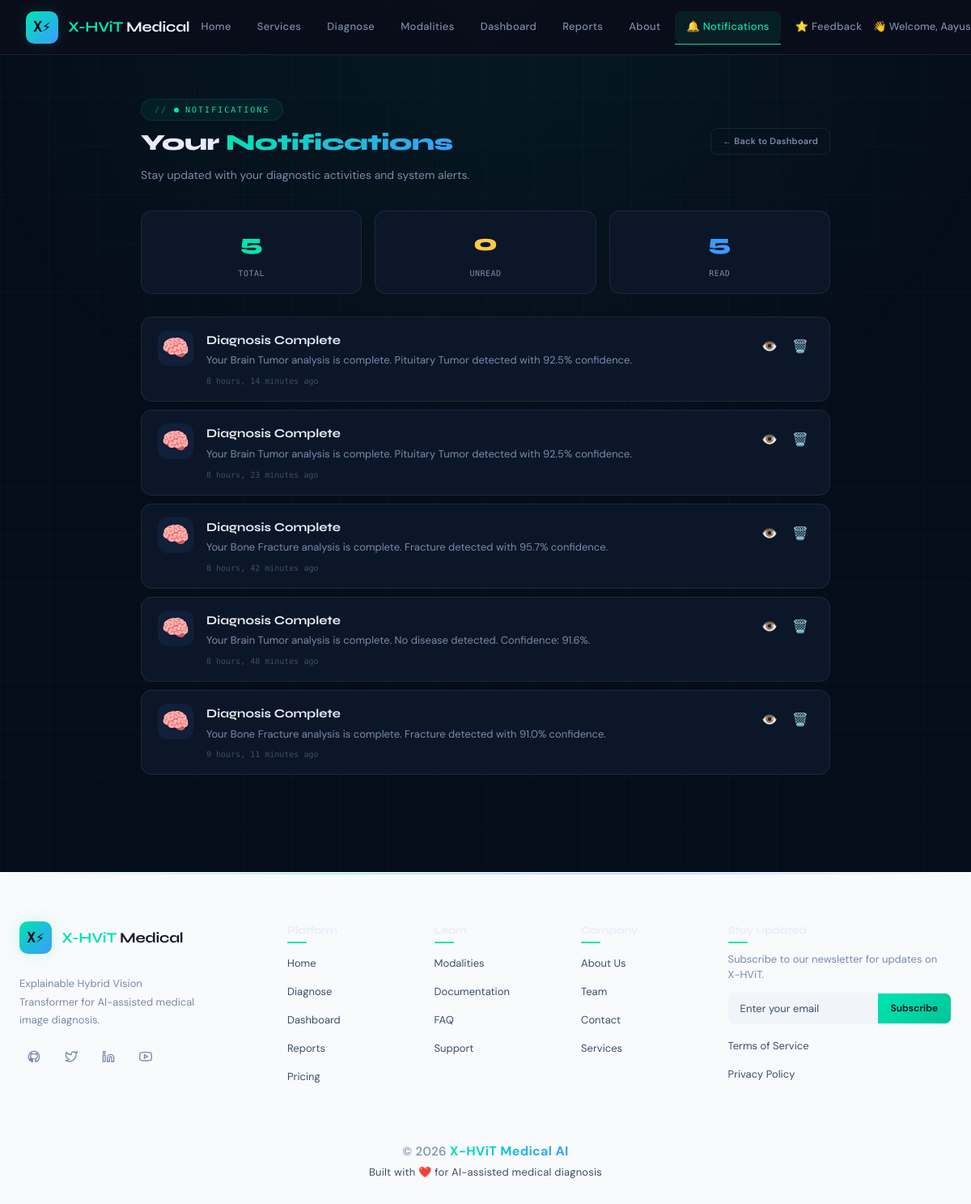
The app's page /notifications/ (signed in) with its own data.
### Diagnosis/models.py (models this page shows, shortened)
class Notification(models.Model):
    NOTIFICATION_TYPES = [
        ('diagnosis_complete', 'Diagnosis Complete'),
        ('report_ready', 'Report Ready'),
        ('payment_success', 'Payment Success'),
        ('subscription_expiry', 'Subscription Expiry'),
        ('welcome', 'Welcome'),
        ('feedback_request', 'Feedback Request'),
        ('system_update', 'System Update'),
        ('other', 'Other'),
    ]
    user = models.ForeignKey(
        User,
        on_delete=models.CASCADE,
        related_name='notifications'
    )
    notification_type = models.CharField(max_length=50, choices=NOTIFICATION_TYPES)
    title = models.CharField(max_length=200)
    message = models.TextField()
    link = models.CharField(max_length=500, blank=True, null=True)
    is_read = models.BooleanField(default=False)
    created_at = models.DateTimeField(auto_now_add=True)
    class Meta:
        ordering = ['-created_at']
        verbose_name = 'Notification'
        verbose_name_plural = 'Notifications'

### Diagnosis/views.py (the view)
# urls.py: path('notifications/', views.notifications_view, name='notifications'),
@login_required
def notifications_view(request):
    profile = get_user_profile(request.user)
    notifications = Notification.objects.filter(user=request.user).order_by('-created_at')
    if request.GET.get('mark_all_read'):
        notifications.filter(is_read=False).update(is_read=True)
        messages.success(request, 'All notifications marked as read.')
        return redirect('Diagnosis:notifications')
    unread_count = notifications.filter(is_read=False).count()
    total_count = notifications.count()
    read_count = total_count - unread_count
    context = {
        'user': request.user,
        'profile': profile,
        'role': profile.get_role_display(),
        'subscription': profile.subscription_plan,
        'is_subscribed': profile.is_subscribed,
        'notifications': notifications,
        'unread_count': unread_count,
        'read_count': read_count,
        'total_count': total_count,
    }
    return render(request, 'Diagnosis/notifications.html', context)

### Diagnosis/views.py (called while the page is built)
def get_user_profile(user):
    try:
        return user.profile
    except UserProfile.DoesNotExist:
        return UserProfile.objects.create(user=user)

### templates/Diagnosis/notifications.html (shortened to what this page needs)
{% load static %}
<!DOCTYPE html>
<html lang="en">
<head>
    <link rel="stylesheet" href="{% static 'css/shared.css' %}"/>
</head>
<body>
    {% include 'includes/nav.html' %}
    <div class="notifications-page">
        <div class="container">
            <div class="page-header reveal">
                <div class="header-left">
                    <div class="section-tag">
                        <span class="pulse-dot"></span>
                        Notifications
                    </div>
                    <h1>Your <span class="gradient-text">Notifications</span></h1>
                    <p>Stay updated with your diagnostic activities and system alerts.</p>
                </div>
                <div class="header-actions">
                    <a href="{% url 'Diagnosis:dashboard' %}" class="btn btn-ghost btn-sm">← Back to Dashboard</a>
                </div>
            </div>
            <div class="notif-stats reveal reveal-delay-1">
                <div class="notif-stat">
                    <div class="stat-number">{{ total_count|default:0 }}</div>
                    <div class="stat-label">Total</div>
                </div>
                <div class="notif-stat">
                    <div class="stat-number" style="color:var(--yellow);">{{ unread_count|default:0 }}</div>
                    <div class="stat-label">Unread</div>
                </div>
                <div class="notif-stat">
                    <div class="stat-number" style="color:var(--blue);">{{ read_count|default:0 }}</div>
                    <div class="stat-label">Read</div>
                </div>
            </div>
            <div class="notif-list">
                {% if notifications %}
                    {% for notification in notifications %}
                        <div class="notif-item {% if not notification.is_read %}unread{% endif %}" id="notif-{{ notification.id }}">
                            <div class="notif-icon">
                                {% if notification.notification_type == 'diagnosis_complete' %}🧠
                                {% elif notification.notification_type == 'report_ready' %}📄
                                {% elif notification.notification_type == 'payment_success' %}💰
                                {% elif notification.notification_type == 'subscription_expiry' %}⚠️
                                {% elif notification.notification_type == 'welcome' %}👋
                                {% elif notification.notification_type == 'feedback_request' %}⭐
                                {% elif notification.notification_type == 'system_update' %}🔄
                                {% else %}📬{% endif %}
                            </div>
                            <div class="notif-content">
                                <div class="notif-title">{{ notification.title }}</div>
                                <div class="notif-message">{{ notification.message }}</div>
                                <div class="notif-time">{{ notification.created_at|timesince }} ago</div>
                            </div>
                            <div class="notif-actions">
                                {% if notification.link %}
                                    <a href="{{ notification.link }}" class="btn-icon" title="View details" style="color:var(--teal);text-decoration:none;">
                                        👁️
                                    </a>
                                {% endif %}
                                <button class="btn-icon delete" onclick="deleteNotification({{ notification.id }})" title="Delete">
                                    🗑️
                                </button>
                            </div>
                        </div>
                    {% endfor %}
                {% endif %}
            </div>
        </div>
    </div>
    {% include 'includes/footer.html' %}
</body>
</html>

### templates/includes/nav.html (shortened to what this page needs)
{% load static %}
<nav>
  <div class="nav-logo">
    <a href="{% url 'Diagnosis:index' %}" style="display:flex;align-items:center;gap:12px;text-decoration:none;">
      <div class="logo-icon">X⚡</div>
      <div class="logo-text"><span>X-HViT</span> Medical</div>
    </a>
  </div>
  <ul class="nav-links" id="navLinks">
    <li><a href="{% url 'Diagnosis:index' %}" {% if request.resolver_match.url_name == 'index' %}class="active"{% endif %}>Home</a></li>
    <li><a href="{% url 'Diagnosis:services' %}" {% if request.resolver_match.url_name == 'services' %}class="active"{% endif %}>Services</a></li>
    <li><a href="{% url 'Diagnosis:diagnose' %}" {% if request.resolver_match.url_name == 'diagnose' %}class="active"{% endif %}>Diagnose</a></li>
    <li><a href="{% url 'Diagnosis:modalities' %}" {% if request.resolver_match.url_name == 'modalities' %}class="active"{% endif %}>Modalities</a></li>
    {% if user.is_authenticated %}
      <li><a href="{% url 'Diagnosis:dashboard' %}" {% if request.resolver_match.url_name == 'dashboard' %}class="active"{% endif %}>Dashboard</a></li>
      <li><a href="{% url 'Diagnosis:reports' %}" {% if request.resolver_match.url_name == 'reports' %}class="active"{% endif %}>Reports</a></li>
    {% endif %}
    <li><a href="{% url 'Diagnosis:about' %}" {% if request.resolver_match.url_name == 'about' %}class="active"{% endif %}>About</a></li>
    {% if user.is_authenticated %}
      <li><a href="{% url 'Diagnosis:notifications' %}" class="notif-link" {% if request.resolver_match.url_name == 'notifications' %}class="active"{% endif %}>
        🔔 Notifications
      </a></li>
      <li><a href="{% url 'Diagnosis:feedback' %}" {% if request.resolver_match.url_name == 'feedback' %}class="active"{% endif %}>⭐ Feedback</a></li>
    {% endif %}
  </ul>
  <div class="nav-cta" id="navCta">
    {% if user.is_authenticated %}
      <span class="user-greeting">
        👋 Welcome, {{ user.first_name|default:user.username }}
      </span>
    {% else %}
      <a href="{% url 'Diagnosis:login' %}" class="btn btn-ghost">Login</a>
      <a href="{% url 'Diagnosis:register' %}" class="btn btn-primary">Get Started</a>
    {% endif %}
  </div>
</nav>

### static/css/shared.css (style rules this page uses)
:root { --bg: #060d1a; --bg2: #0b1629; --bg3: #101f3a; --surface: rgba(255,255,255,0.04); --border: rgba(255,255,255,0.08); --teal: #00e5b0; --teal-dim: #00c49a; --blue: #3a9bff; --violet: #7c6aff; --text: #e8edf7; --text-muted:#7a8aaa; --text-dim: #3d4f6a; --red: #ff5575; --yellow: #ffc947; --font-head: 'Syne', sans-serif; --font-body: 'DM Sans', sans-serif; --font-mono: 'DM Mono', monospace; --r-sm: 8px; --r-md: 14px; --r-lg: 22px; }
*, *::before, *::after { box-sizing: border-box; margin: 0; padding: 0; }
html { scroll-behavior: smooth; }
body { background: var(--bg); color: var(--text); font-family: var(--font-body); font-size: 16px; line-height: 1.7; overflow-x: hidden; }
a { color: inherit; text-decoration: none; }
nav { position: fixed; top:0; left:0; right:0; z-index:100; display: flex; align-items: center; justify-content: space-between; padding: 0 48px; height: 68px; background: rgba(6,13,26,0.92); backdrop-filter: blur(24px); border-bottom: 1px solid var(--border); transition: box-shadow 0.3s; }
.nav-logo { display:flex; align-items:center; gap:12px; }
.logo-icon { width:36px; height:36px; border-radius:10px; background:linear-gradient(135deg,var(--teal),var(--blue)); display:flex; align-items:center; justify-content:center; font-family:var(--font-mono); font-size:13px; color:var(--bg); }
.logo-text { font-family:var(--font-head); font-size:17px; font-weight:700; letter-spacing:-0.3px; }
.logo-text span { color:var(--teal); }
.nav-links { display:flex; align-items:center; gap:28px; list-style:none; }
.nav-links a { font-size:13px; color:var(--text-muted); letter-spacing:0.3px; transition:color 0.2s; position:relative; padding-bottom:2px; }
.nav-links a::after { content:''; position:absolute; bottom:-2px; left:0; right:0; height:1px; background:var(--teal); transform:scaleX(0); transition:transform 0.2s; transform-origin:left; }
.nav-links a:hover, .nav-links a.active { color:var(--text); }
.nav-links a.active::after, .nav-links a:hover::after { transform:scaleX(1); }
.nav-cta { display:flex; align-items:center; gap:10px; }
.btn { display:inline-flex; align-items:center; gap:8px; padding:9px 20px; border-radius:var(--r-sm); font-family:var(--font-body); font-size:13.5px; font-weight:500; cursor:pointer; border:none; transition:all 0.2s; letter-spacing:0.2px; }
.btn-ghost { background:transparent; color:var(--text-muted); border:1px solid var(--border); }
.btn-sm { padding:7px 14px; font-size:12px; }
.container { max-width:1180px; margin:0 auto; padding:0 32px; }
.section-tag { display:inline-flex; align-items:center; gap:8px; font-family:var(--font-mono); font-size:11px; color:var(--teal); letter-spacing:1.5px; text-transform:uppercase; margin-bottom:14px; }
.section-tag::before { content:'//'; opacity:0.5; }
.reveal { opacity:0; transform:translateY(28px); transition:opacity 0.65s ease,transform 0.65s ease; }
.reveal.visible { opacity:1; transform:translateY(0); }
.mobile-menu a { color:var(--text-muted); font-size:15px; padding:10px 0; border-bottom:1px solid var(--border); display:block; }
.mobile-menu a:hover, .mobile-menu a.active { color:var(--teal); }

### templates/includes/footer.html (style rules this page uses)
.logo-icon { width: 40px; height: 40px; background: linear-gradient(135deg, var(--teal), var(--blue)); border-radius: 10px; display: flex; align-items: center; justify-content: center; font-size: 18px; font-weight: 700; color: var(--bg); }
.logo-text { font-family: var(--font-head); font-size: 18px; font-weight: 700; color: var(--text); }

### records on screen
Notification: title "Diagnosis Complete", message "Your Brain Tumor analysis is complete. Pituitary Tumor detected with 92.5% confidence.", created_at "8 hours, 14 minutes"
Notification: title "Diagnosis Complete", message "Your Brain Tumor analysis is complete. Pituitary Tumor detected with 92.5% confidence.", created_at "8 hours, 23 minutes"
Notification: title "Diagnosis Complete", message "Your Bone Fracture analysis is complete. Fracture detected with 95.7% confidence.", created_at "8 hours, 42 minutes"
Notification: title "Diagnosis Complete", message "Your Brain Tumor analysis is complete. No disease detected. Confidence: 91.6%.", created_at "8 hours, 48 minutes"
Notification: title "Diagnosis Complete", message "Your Bone Fracture analysis is complete. Fracture detected with 91.0% confidence.", created_at "9 hours, 11 minutes"

### other values on screen
{{ total_count|default:0 }} "5"
{{ unread_count|default:0 }} "0"
{{ read_count|default:0 }} "5"
